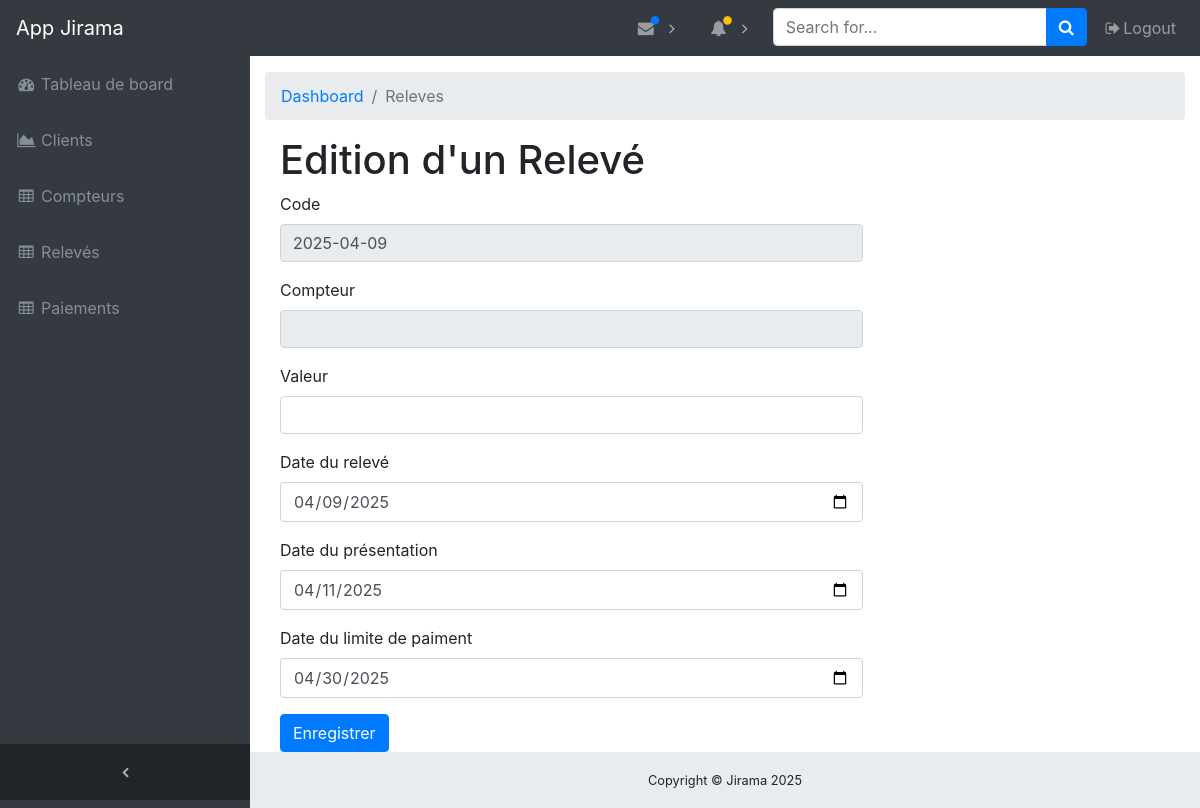
Page /edit_releve.php?code=2025-04-09 (signed in) on the committed database.
### tables this page shows
CREATE TABLE `releve` (
  `CodeReleve` varchar(10) NOT NULL,
  `CompteurElec` varchar(10) NOT NULL,
  `ValeurElec` int(4) NOT NULL,
  `CompteurEau` varchar(10) NOT NULL,
  `ValeurEau` int(4) NOT NULL,
  `Date_releve` date NOT NULL,
  `Date_presentation` date DEFAULT NULL,
  `Date_limite_paiement` date DEFAULT NULL
);

### edit_releve.php (the view, shortened to what this page needs)
<?php
    if(!empty($_GET['code'])){
        $releve = $_GET['code'];
        $db = connect_bd();
        $stmt = $db->prepare("SELECT * FROM releve WHERE CodeReleve = :code");
        $stmt->bindValue(':code', $releve);
        $stmt->execute();
        $stmt->setFetchMode(PDO::FETCH_ASSOC);
        $releve = $stmt->fetch();
    }
?>
<?php include('includes/header.php'); ?>
<div class="content-wrapper">
    <div class="container-fluid">
        <ol class="breadcrumb">
            <li class="breadcrumb-item"><a href="index.html">Dashboard</a></li>
            <li class="breadcrumb-item active">Releves</li>
        </ol>
        <div class="col-12">
            <h1>Edition d'un Relevé</h1>
        </div>
        <div class="col-md-8">
            <form action="update_releve.php" method="post">
                <div class="form-group">
                    <label>Code</label>
                    <input type="text" name="code" value="<?=$releve['CodeReleve']?>" class="form-control" readonly>
                </div>
                <div class="form-group">
                    <label>Compteur</label>
                    <input type="text" name="compteur" value="<?=$releve['CodeCompteur']?>" class="form-control" readonly >
                </div>
                <div class="form-group">
                    <label>Valeur</label>
                    <input type="number"  min="0" name="valeur" value="<?=$releve['Valeur']?>" class="form-control" >
                </div>
                <div class="form-group">
                    <label>Date du relevé</label>
                    <input type="date" name="datereleve" value="<?=$releve['Date_releve']?>"  class="form-control">
                </div>
                <div class="form-group">
                    <label>Date du présentation</label>
                    <input type="date" name="datepresentation" value="<?=$releve['Date_presentation']?>" class="form-control">
                </div>
                <div class="form-group">
                    <label>Date du limite de paiment</label>
                    <input type="date" name="datelimite" value="<?=$releve['Date_limite_paiement']?>" class="form-control" >
                </div>
                <input type="submit"  value="Enregistrer" class="btn btn-primary">
            </form>
        </div>
    </div>
</div>
<?php include('includes/footer.php'); ?>

### css/sb-admin.css (style rules this page uses)
html { position: relative; min-height: 100%; }
body { overflow-x: hidden; }
body.sticky-footer { margin-bottom: 56px; }
body.sticky-footer .content-wrapper { min-height: calc(100vh - 56px - 56px); }
body.fixed-nav { padding-top: 56px; }
.content-wrapper { min-height: calc(100vh - 56px); padding-top: 1rem; }
.content-wrapper { overflow-x: hidden; background: white; }
@media (min-width: 992px) { .content-wrapper { margin-left: 250px; } }

### rows in the picture
releve: code "2025-04-09", datereleve "04/09/2025", datepresentation "04/11/2025", datelimite "04/30/2025"
